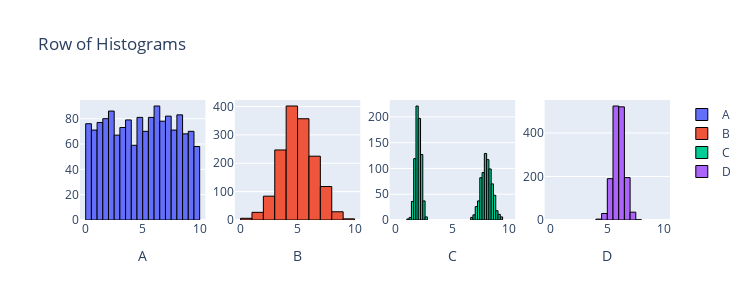

The notebook cell saved with this chart:
### Markdown cell above
#### 4. Run the code below and look at the resulting figure of distrubutions and then answer the following questions

1. Which datasets have similar means and similar variances
2. Which datasets have similar means but quite different variances
3. Which datasets have similar variances but quite different means
4. Which datasets have quite different means and quite different variances
    
<details class="details-example"><summary style="color:blue"><u>Further Guidance</u></summary>
    
> Can you answer these questions immediately? If not, first review what the basic ideas of **sample means** and **sample standard deviations** (and **sample variances**) are. Their mathematical definitions are given below, and are useful for understanding the intuition of these concepts in terms of "averages" of things, like "observations" or "squared differences" (and then perhaps square-rooted). But there are other ways to "intuitively visually" understand **sample means** and **sample standard deviations** (and **sample variances**) which a ChatBot would be able to discuss with you.
>
> - sample mean $\displaystyle \bar x = \frac{1}{n}\sum_{i=1}^n x_i$ 
> - sample variance $\displaystyle s^2 = \frac{1}{n-1}\sum_{i=1}^n (x_i-\bar x)^2$
> - sample standard deviation $\displaystyle s = \sqrt{s^2}$
>
> It's potentially maybe possible that you or a ChatBot could answer these questions by looking at the code that produced the data you're considering. But if you're trying to check and understand things that way, you should instead consider just calculate the statistics that answer the questions themselves...
> - `np.mean(df.col)` or `df.col.mean()`
> - `np.std(df.col, dof=1)` / `np.var(df.col, dof=1)` or `df.col.std(dof=1)` / `df.col.var(dof=1)`
>
> _If you are resorting to calculating the statistics that answer the questions, try to understand the answers after you have them... just getting the "right" answers kind of defeats the point of this exercise..._
>
> - The difference between trying to answer this question using the code that produced the data versus calculating the statistics from the data comes down to the difference between **parameters** and **statistics**, but this will be discussed in the lecture... in the meantime, howevever, if you're curious about this... you could consider prompting a ChatBot to explain the difference between **parameters** and **statistics**...
>     - ... this would naturally lead to some discussion of the relationship between **populations** and **samples**, and from there it would only be a little further to start working to understand the relationship between **statistics** and **parameters** and how they connect to *populations* and *samples* (and hence each other)...    
    
</details>

### Code cell
# from scipy import stats
import plotly.graph_objects as go
from plotly.subplots import make_subplots
import numpy as np

n = 1500
data1 = stats.uniform.rvs(0, 10, size=n)
data2 = stats.norm.rvs(5, 1.5, size=n)
data3 = np.r_[stats.norm.rvs(2, 0.25, size=int(n/2)), stats.norm.rvs(8, 0.5, size=int(n/2))]
data4 = stats.norm.rvs(6, 0.5, size=n)

fig = make_subplots(rows=1, cols=4)

fig.add_trace(go.Histogram(x=data1, name='A', nbinsx=30, marker=dict(line=dict(color='black', width=1))), row=1, col=1)
fig.add_trace(go.Histogram(x=data2, name='B', nbinsx=15, marker=dict(line=dict(color='black', width=1))), row=1, col=2)
fig.add_trace(go.Histogram(x=data3, name='C', nbinsx=45, marker=dict(line=dict(color='black', width=1))), row=1, col=3)
fig.add_trace(go.Histogram(x=data4, name='D', nbinsx=15, marker=dict(line=dict(color='black', width=1))), row=1, col=4)

fig.update_layout(height=300, width=750, title_text="Row of Histograms")
fig.update_xaxes(title_text="A", row=1, col=1)
fig.update_xaxes(title_text="B", row=1, col=2)
fig.update_xaxes(title_text="C", row=1, col=3)
fig.update_xaxes(title_text="D", row=1, col=4)
fig.update_xaxes(range=[-0.5, 10.5])

for trace in fig.data:
    trace.xbins = dict(start=0, end=10)
    
# This code was produced by just making requests to Microsoft Copilot
# https://github.com/pointOfive/stat130chat130/blob/main/CHATLOG/wk3/COP/SLS/0001_concise_makeAplotV1.md

fig.show() # USE `fig.show(renderer="png")` FOR ALL GitHub and MarkUs SUBMISSIONS

### Figure 1 — Plotly figure (JSON) as saved in the notebook; plotly's stock layout.template omitted (floating-point values rounded to 4 significant figures; data arrays with more than 128 entries replaced by an {"elided": "..."} marker saying what was removed)
{"data": [{"marker": {"line": {"color": "black", "width": 1}}, "name": "A", "nbinsx": 30, "type": "histogram", "x": {"elided": "1500 float values"}, "xaxis": "x", "xbins": {"end": 10, "start": 0}, "yaxis": "y"}, {"marker": {"line": {"color": "black", "width": 1}}, "name": "B", "nbinsx": 15, "type": "histogram", "x": {"elided": "1500 float values"}, "xaxis": "x2", "xbins": {"end": 10, "start": 0}, "yaxis": "y2"}, {"marker": {"line": {"color": "black", "width": 1}}, "name": "C", "nbinsx": 45, "type": "histogram", "x": {"elided": "1500 float values"}, "xaxis": "x3", "xbins": {"end": 10, "start": 0}, "yaxis": "y3"}, {"marker": {"line": {"color": "black", "width": 1}}, "name": "D", "nbinsx": 15, "type": "histogram", "x": {"elided": "1500 float values"}, "xaxis": "x4", "xbins": {"end": 10, "start": 0}, "yaxis": "y4"}], "layout": {"height": 300, "title": {"text": "Row of Histograms"}, "width": 750, "xaxis": {"anchor": "y", "domain": [0, 0.2125], "range": [-0.5, 10.5], "title": {"text": "A"}}, "xaxis2": {"anchor": "y2", "domain": [0.2625, 0.475], "range": [-0.5, 10.5], "title": {"text": "B"}}, "xaxis3": {"anchor": "y3", "domain": [0.525, 0.7375], "range": [-0.5, 10.5], "title": {"text": "C"}}, "xaxis4": {"anchor": "y4", "domain": [0.7875, 1], "range": [-0.5, 10.5], "title": {"text": "D"}}, "yaxis": {"anchor": "x", "domain": [0, 1]}, "yaxis2": {"anchor": "x2", "domain": [0, 1]}, "yaxis3": {"anchor": "x3", "domain": [0, 1]}, "yaxis4": {"anchor": "x4", "domain": [0, 1]}}}
